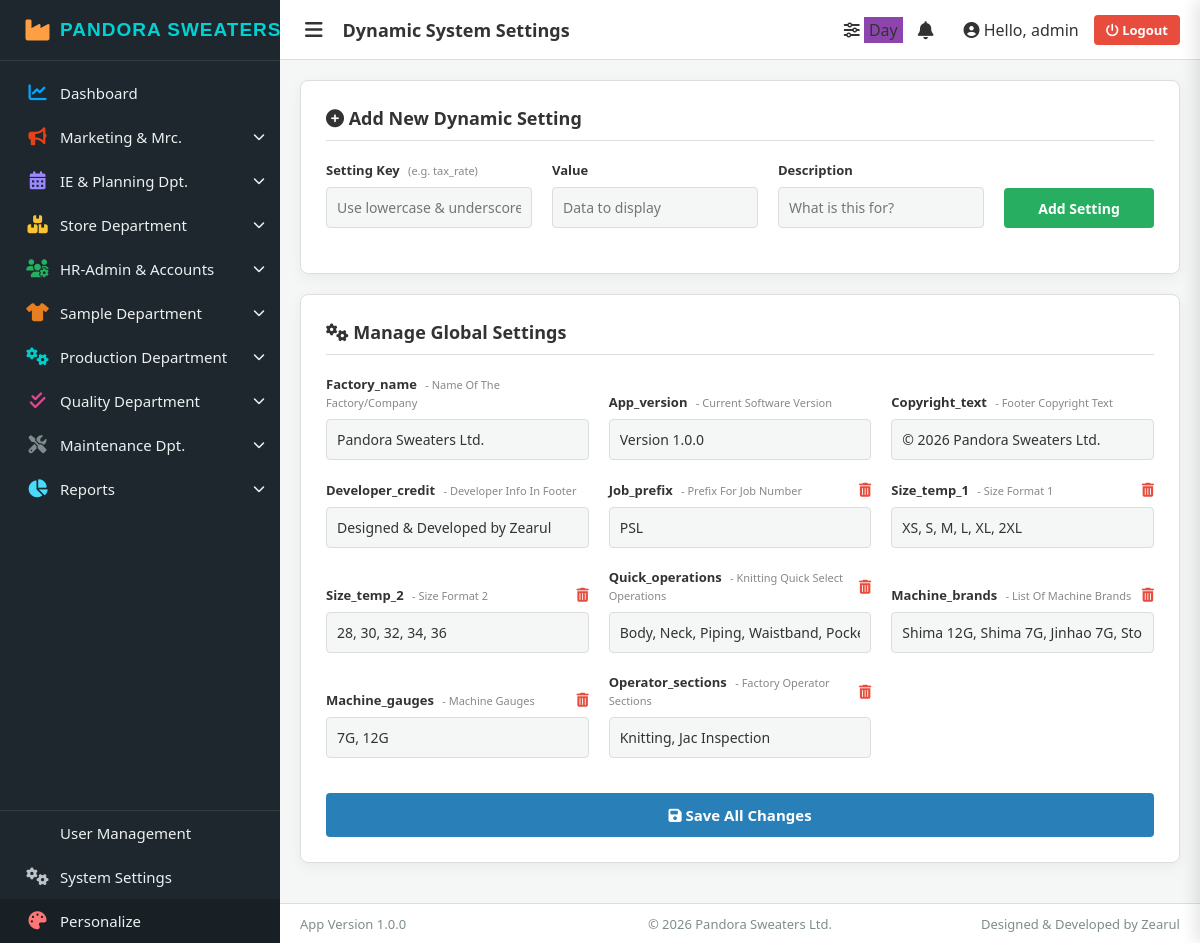
The page /settings/ (signed in) on the database as committed earlier.
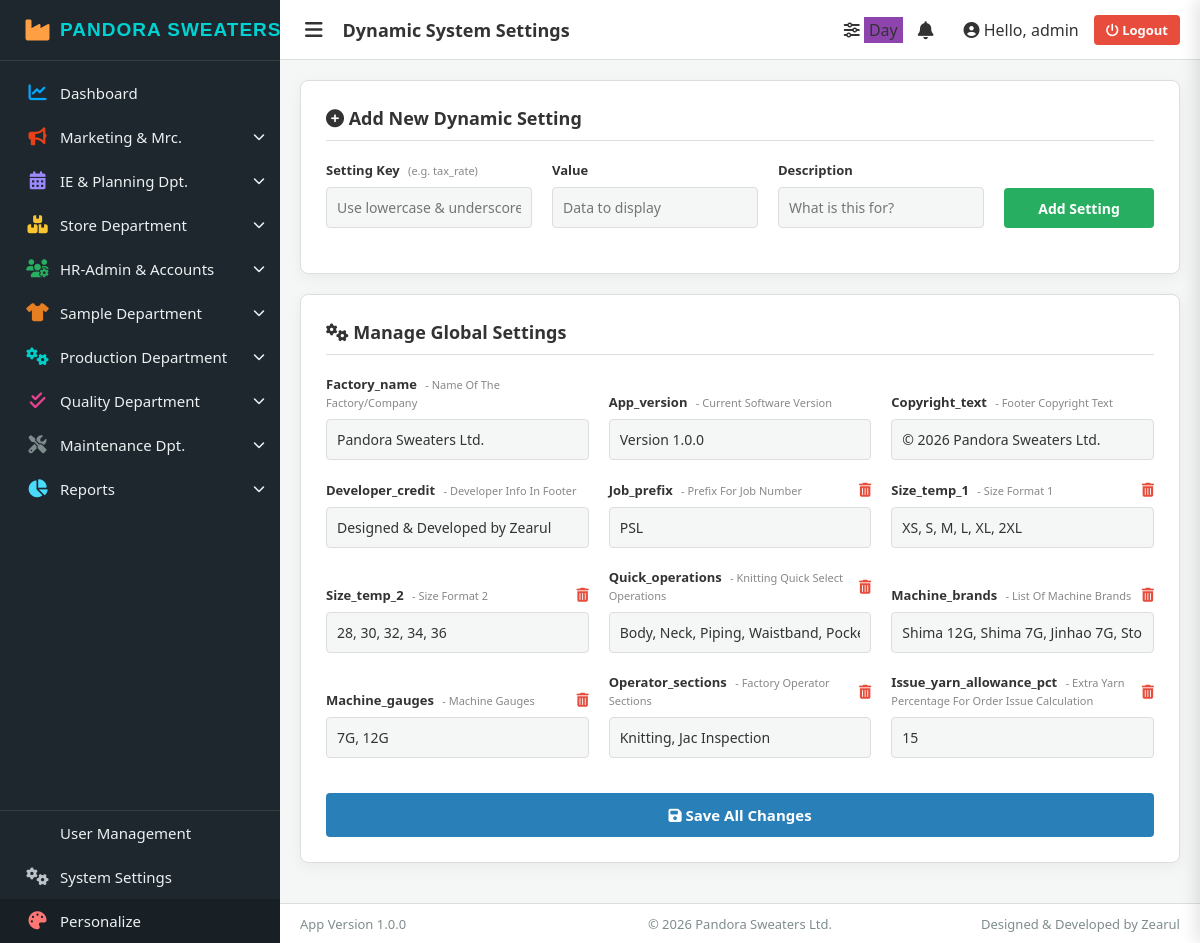
The same page on the database as committed later.
### core/models.py (models this page shows, shortened)
class AppSetting(models.Model):
    key = models.CharField(max_length=100, unique=True)
    value = models.TextField(blank=True, null=True)
    description = models.CharField(max_length=255, blank=True, null=True)

### core/views/settings_views.py (the view, shortened to what this page needs)
# urls.py: path('settings/', system_settings_view, name='system_settings'),
@login_required(login_url='login')
@user_passes_test(is_superadmin, login_url='dashboard')
def system_settings_view(request):
    core_keys = ['factory_name', 'app_version', 'copyright_text', 'developer_credit']
    default_keys = [
        ('factory_name', 'Pandora Sweaters Ltd.', 'Name of the Factory/Company'),
        ('app_version', 'Version 1.0.0', 'Current software version'),
        ('copyright_text', '© 2026 Pandora Sweaters Ltd.', 'Footer copyright text'),
        ('developer_credit', 'Designed & Developed by Zearul', 'Developer info in footer')
    ]
    for k, v, d in default_keys:
        AppSetting.objects.get_or_create(key=k, defaults={'value': v, 'description': d})
    settings = AppSetting.objects.all().order_by('id')
    return render(request, 'system_settings.html', {'settings': settings, 'core_keys': core_keys})

### core/context_processors.py (called while the page is built)
def global_settings(request):
    settings = AppSetting.objects.all()
    context = {s.key: s.value for s in settings}
    defaults = {
        'factory_name': 'Smart Factory System',
        'app_version': 'Version 1.0.0',
        'copyright_text': '© 2026 Your Company',
        'developer_credit': 'Designed & Developed by Zearul'
    }
    for k, v in defaults.items():
        if k not in context:
            context[k] = v
    return context

### templates/system_settings.html (shortened to what this page needs)
{% extends 'base.html' %}
{% block page_title %}Dynamic System Settings{% endblock %}
{% block content %}
<div class="settings-card">
    <h3 class="card-title"><i class="fa-solid fa-plus-circle"></i> Add New Dynamic Setting</h3>
    <form method="POST" autocomplete="off">
        <div class="form-grid" style="grid-template-columns: 1fr 1fr 1fr 150px;">
            <div class="form-group">
                <label>Setting Key <span class="help-text">(e.g. tax_rate)</span></label>
                <input type="text" name="key" required placeholder="Use lowercase & underscores">
            </div>
            <div class="form-group">
                <label>Value</label>
                <input type="text" name="value" required placeholder="Data to display">
            </div>
            <div class="form-group">
                <label>Description</label>
                <input type="text" name="description" required placeholder="What is this for?">
            </div>
            <div class="form-group">
                <button type="submit" class="btn-primary">Add Setting</button>
            </div>
        </div>
    </form>
</div>
<div class="settings-card">
    <h3 class="card-title"><i class="fa-solid fa-gears"></i> Manage Global Settings</h3>
    <form method="POST" autocomplete="off" id="manage-settings-form">
        <div class="form-grid">
            {% for setting in settings %}
            <div class="form-group">
                <div class="label-header">
                    <label style="text-transform: capitalize; margin-bottom: 0;">
                        {{ setting.key }} <span class="help-text">- {{ setting.description }}</span>
                    </label>
                    {% if setting.key not in core_keys %}
                        <button type="button" class="btn-delete" onclick="openDeleteModal('{{ setting.key }}')" title="Delete this setting">
                            <i class="fa-solid fa-trash-can"></i>
                        </button>
                    {% endif %}
                </div>
                <input type="text" name="{{ setting.key }}" value="{{ setting.value }}">
            </div>
            {% endfor %}
        </div>
        <div style="text-align: right;">
            <button type="submit" class="btn-save-all"><i class="fa-solid fa-floppy-disk"></i> Save All Changes</button>
        </div>
    </form>
</div>
{% endblock %}

### templates/base.html (shortened to what the changed rows need)
<!DOCTYPE html>
<html lang="en">
<head>
    <link rel="stylesheet" href="https://cdn.jsdelivr.net/npm/@fortawesome/fontawesome-free@6.4.2/css/all.min.css">
</head>
<body id="app-body">
    <div class="sidebar" id="app-sidebar">
        <div class="brand">
            <i class="fa-solid fa-industry" style="color: #ff9f43; min-width: 45px; text-align: center; font-size: 24px;"></i>
            <span class="brand-text">{{ factory_name|default:"Smart Factory" }}</span>
        </div>
    </div>
    <div class="main-wrapper">
        <div class="content-area" id="main-content" onclick="autoHideSidebar()">
            {% block content %}{% endblock %}
        </div>
        <div class="app-footer">
            <div style="flex:1; text-align:left;">App {{ app_version }}</div>
            <div style="flex:1; text-align:center;">{{ copyright_text }}</div>
            <div style="flex:1; text-align:right;">{{ developer_credit }}</div>
        </div>
    </div>
</body>
</html>

Rows that differ between the two databases and show on the page:
added AppSetting: key "Issue_yarn_allowance_pct", description "Extra Yarn Percentage For Order Issue Calculation", issue_yarn_allowance_pct "15"
